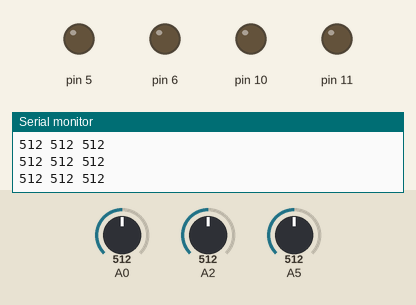
A sketch run on a simulated Arduino Uno, built with avr-gcc and run on an emulated ATmega328P. Shown: output pins drawn as LEDs (lit = HIGH), the last lines printed to the serial monitor. Inputs (shaded band) come from the test bench; at power-on: A0 = 512, A2 = 512, A5 = 512.

Above: at 1.2 s.
1.3 s: A0 set to 487
At 2.2 s:
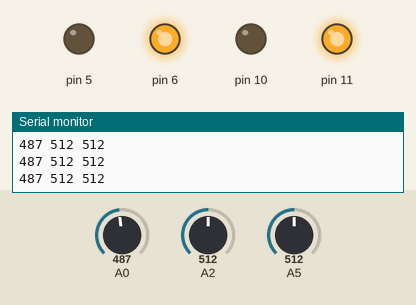
2.8 s: A2 set to 212
4.3 s: A2 set to 190
At 5.3 s:
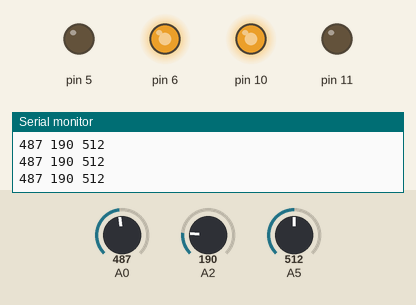
5.8 s: A0 set to 1023
At 6.5 s:
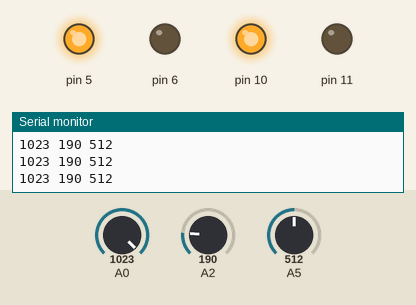
7.3 s: A5 set to 315
10.3 s: A5 set to 286
At 11.1 s:
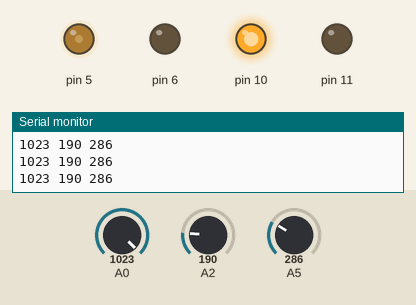
Timing chart, 0 to 12.8 s (numbered marks = the images above; inputs shaded):
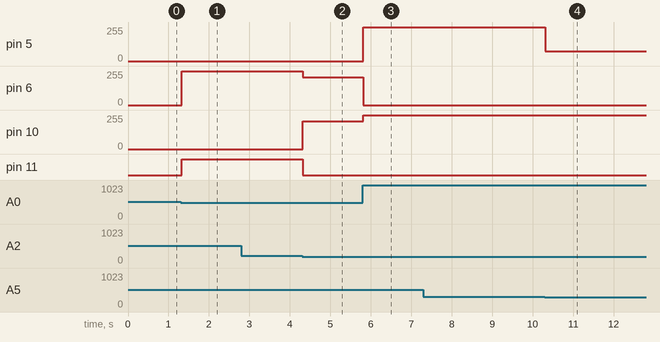

The sketch:

seguidor_de_linha_lari.ino
```cpp
void setup() {
  Serial.begin(9600);
  //motor direito
  pinMode(11, OUTPUT);
  pinMode(10, OUTPUT);
  //motor esquerdo
  pinMode(6, OUTPUT);
  pinMode(5, OUTPUT);

  //sensor optico 1
  pinMode(8, INPUT);
  pinMode(A0, INPUT);

  //sensor optico 2
  pinMode(3, INPUT);
  pinMode(A2, INPUT);

  //sensor optico 3
  pinMode(9, INPUT);
  pinMode(A5, INPUT);

}

void loop() {
  int pwm = 210;
  int opticAnalog1 = analogRead(A0);
  int opticAnalog2 = analogRead(A2);
  int opticAnalog3 = analogRead(A5);

  Serial.print(opticAnalog1); //esquerda, 500
  Serial.print(' ');
  Serial.print(opticAnalog2); //direita, 200
  Serial.print(' ');
  Serial.println(opticAnalog3); //centro, 300

  if (opticAnalog3 >= 300){
    if(opticAnalog1 < 500 && opticAnalog2 < 200){
        digitalWrite(11, LOW);
        analogWrite(10, pwm);
        analogWrite(6, pwm);
        digitalWrite(5, LOW);
    }
    else if(opticAnalog1 >= 500 && opticAnalog2 < 200){
      digitalWrite(11, LOW);
      digitalWrite(10, HIGH);
      digitalWrite(6, LOW);
      digitalWrite(5, HIGH);
    }
    else if(opticAnalog1 < 500 && opticAnalog2 >= 200){
      digitalWrite(11, HIGH);
      digitalWrite(10, LOW);
      digitalWrite(6, HIGH);
      digitalWrite(5, LOW);
    }
  }
  else{
    if(opticAnalog1 >= 500 && opticAnalog2 < 200){
      digitalWrite(11, LOW);
      digitalWrite(10, HIGH);
      digitalWrite(6, LOW);
      analogWrite(5, 75);
    }
    else if(opticAnalog1 < 500 && opticAnalog2 >= 200){
      analogWrite(11, 75);
      digitalWrite(10, LOW);
      digitalWrite(6, HIGH);
      digitalWrite(5, LOW);
    }
  }

  delay(1);
}
```

Measured:
- the behaviour switches between 500 and 499 on A0 (found by bisection; images 0 and 1)
- the behaviour switches between 200 and 199 on A2 (found by bisection; images 1 and 2)
- the behaviour switches between 300 and 299 on A5 (found by bisection; images 3 and 4)
- after the input at 1.3 s, pin 6: 0/255 → 255/255 at once; pin 11: LOW → HIGH at once
- after the input at 4.3 s, pin 6: 255/255 → 210/255 at once; pin 10: 0/255 → 210/255 at once; pin 11: HIGH → LOW at once
- after the input at 5.8 s, pin 5: 0/255 → 255/255 at once; pin 6: 210/255 → 0/255 at once; pin 10: 210/255 → 255/255 at once
- after the input at 10.3 s, pin 5: 255/255 → 75/255 at once
